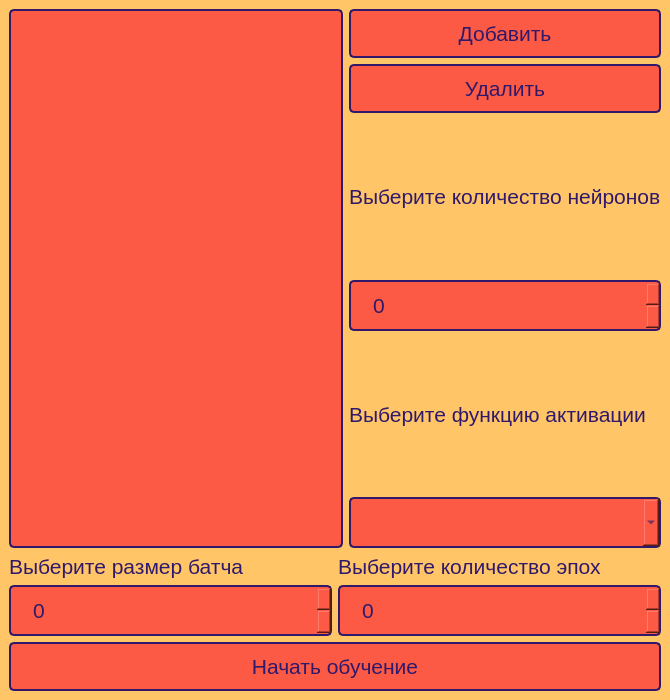
<?xml version="1.0" encoding="UTF-8"?>
<ui version="4.0">
 <class>MainWindow</class>
 <widget class="QMainWindow" name="MainWindow">
  <property name="enabled">
   <bool>true</bool>
  </property>
  <property name="geometry">
   <rect>
    <x>0</x>
    <y>0</y>
    <width>670</width>
    <height>700</height>
   </rect>
  </property>
  <property name="windowTitle">
   <string>Настройка нейронной сети</string>
  </property>
  <property name="styleSheet">
   <string notr="true">background-color: #FFC567
</string>
  </property>
  <widget class="QWidget" name="widget">
   <property name="styleSheet">
    <string notr="true">QSpinBox{
	border: 2px solid rgb(48, 25, 106);
	padding: 10px 20px;
	border-radius: 5px;  
	color: rgb(48, 25, 106);
	background-color:#fd5a46;
	font-size: 16pt;
}

QLabel{
	color: rgb(48, 25, 106);
	font-size: 16pt;
}

QComboBox{
	border: 2px solid rgb(48, 25, 106);
	padding: 10px 20px;
	border-radius: 5px;  
	color: rgb(48, 25, 106);
	background-color:#fd5a46;
	font-size: 16pt;
}

QPushButton{
	border: 2px solid rgb(48, 25, 106);
	padding: 10px 20px;
	border-radius: 5px;  
	color: rgb(48, 25, 106);
	background-color:#fd5a46;
	font-size: 16pt;
}

QPushButton:hover {
    background-color:rgb(253, 66, 49);
}</string>
   </property>
   <layout class="QVBoxLayout" name="verticalLayout">
    <item>
     <layout class="QHBoxLayout" name="horizontalLayout">
      <item>
       <widget class="QListView" name="ListViewNeuralNetworkLayers">
        <property name="styleSheet">
         <string notr="true">QListView{
	border: 2px solid rgb(48, 25, 106);
	padding: 10px 20px;
	border-radius: 5px;  
	color: rgb(48, 25, 106);
	background-color:#fd5a46;
	font-size: 16pt;
}</string>
        </property>
       </widget>
      </item>
      <item>
       <layout class="QVBoxLayout" name="verticalLayout_2">
        <item>
         <widget class="QPushButton" name="ButtonAdd">
          <property name="text">
           <string>Добавить</string>
          </property>
         </widget>
        </item>
        <item>
         <widget class="QPushButton" name="ButtonDelete">
          <property name="text">
           <string>Удалить</string>
          </property>
         </widget>
        </item>
        <item>
         <widget class="QLabel" name="LabelNeuronCount">
          <property name="text">
           <string>Выберите количество нейронов</string>
          </property>
         </widget>
        </item>
        <item>
         <widget class="QSpinBox" name="SpinBoxNeuronCount"/>
        </item>
        <item>
         <widget class="QLabel" name="LabelActivationFunction">
          <property name="text">
           <string>Выберите функцию активации</string>
          </property>
         </widget>
        </item>
        <item>
         <widget class="QComboBox" name="ComboBoxTypeOfActivationFunction"/>
        </item>
       </layout>
      </item>
     </layout>
    </item>
    <item>
     <layout class="QHBoxLayout" name="horizontalLayout_2">
      <item>
       <layout class="QVBoxLayout" name="verticalLayout_3">
        <item>
         <widget class="QLabel" name="LabelBatchSize">
          <property name="text">
           <string>Выберите размер батча</string>
          </property>
         </widget>
        </item>
        <item>
         <widget class="QSpinBox" name="SpinBoxBatchSize"/>
        </item>
       </layout>
      </item>
      <item>
       <layout class="QVBoxLayout" name="verticalLayout_4">
        <item>
         <widget class="QLabel" name="LabelEpochCount">
          <property name="text">
           <string>Выберите количество эпох</string>
          </property>
         </widget>
        </item>
        <item>
         <widget class="QSpinBox" name="SpinBoxEpochCount"/>
        </item>
       </layout>
      </item>
     </layout>
    </item>
    <item>
     <widget class="QPushButton" name="ButtonStartTraining">
      <property name="styleSheet">
       <string notr="true">QPushButton{
	border: 2px solid rgb(48, 25, 106);
	padding: 10px 20px;
	border-radius: 5px;  
	color: rgb(48, 25, 106);
	background-color:#fd5a46;
	font-size: 16pt;
}

QPushButton:hover {
    background-color:rgb(253, 66, 49);
}</string>
      </property>
      <property name="text">
       <string>Начать обучение</string>
      </property>
      <property name="flat">
       <bool>false</bool>
      </property>
     </widget>
    </item>
   </layout>
  </widget>
 </widget>
 <resources/>
 <connections/>
</ui>
